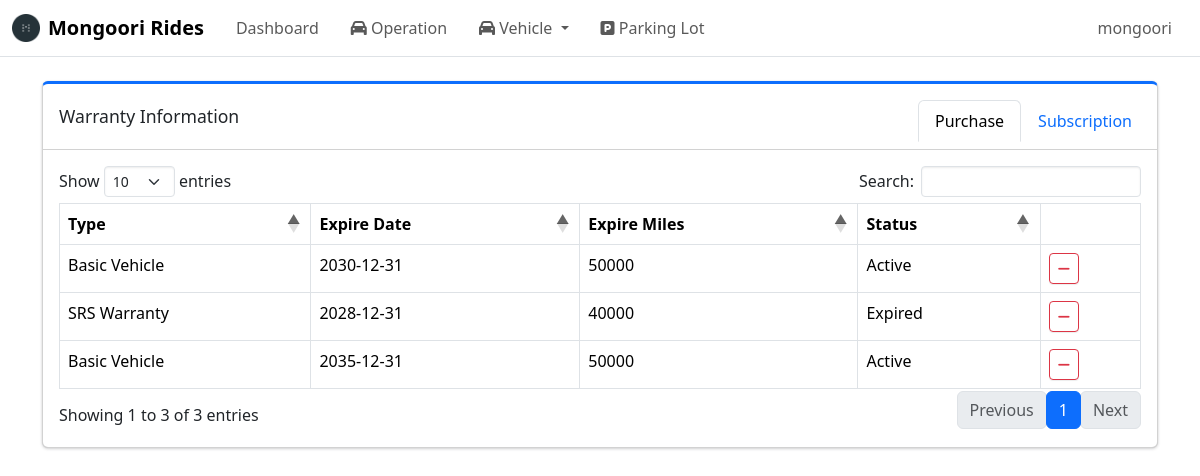
Screenshot of /admin/warranties/purchase (signed in) with the database file from the repository.
### tables this page shows
CREATE TABLE warranty_purchase (
    vehicle_warranty_id INTEGER PRIMARY KEY,
    expire_date DATE,
    expire_miles INTEGER,
    FOREIGN KEY(vehicle_warranty_id) 
        REFERENCES vehicle_warranty(vehicle_warranty_id) ON DELETE CASCADE
);

CREATE TABLE warranty_type (
    warranty_type_id INTEGER PRIMARY KEY AUTOINCREMENT,
    type_name TEXT NOT NULL UNIQUE,
    display_name TEXT NOT NULL,
    category TEXT NOT NULL CHECK(category IN ('purchase', 'subscription')),
    sort_order INTEGER NOT NULL DEFAULT 100,
    is_active INTEGER NOT NULL DEFAULT 1
);

### routes/admin/warranty_pages.py (the view)
@warranty_pages_bp.route("/purchase", methods=["GET"])
def purchase_warranty_list_page():
    if not session.get("admin_logged_in"):
        return redirect(url_for("auth.admin_login"))
    vehicle_id = request.args.get("vehicle_id")
    conn = get_conn()
    cur = conn.cursor()
    cur.execute("""
        SELECT
            v.vehicle_id,
            v.vin,
            v.model,
            v.model_year,
            v.mileage,
            v.plate_number,
            vw.vehicle_warranty_id,
            wt.display_name AS warranty_type,
            wt.category,
            wp.expire_date,
            wp.expire_miles
        FROM vehicle v
        JOIN vehicle_warranty vw
            ON v.vehicle_id = vw.vehicle_id
        JOIN warranty_type wt
            ON vw.warranty_type_id = wt.warranty_type_id
        LEFT JOIN warranty_purchase wp
            ON vw.vehicle_warranty_id = wp.vehicle_warranty_id
        WHERE wt.category = 'purchase'
                AND (? IS NULL OR v.vehicle_id = ?)
        ORDER BY v.vin ASC, wt.sort_order ASC
    """, (vehicle_id, vehicle_id))
    rows = cur.fetchall()
    warranties = []
    for row in rows:
        row["status"] = get_warranty_status(
            row.get("expire_date"), row.get("expire_miles"), row.get("mileage")
        )
        warranties.append(row)
    return render_template("warranty_info_purchase.html", warranties=warranties, purchase_types = get_purchase_warranty_types(), active_tab="purchase")

### db.py (called while the page is built)
def make_dict(cursor, row):
    return {col[0]: row[idx] for idx, col in enumerate(cursor.description)}

def get_conn():
    if "db" not in g:
        conn = sqlite3.connect(DB_PATH, check_same_thread=False)
        conn.row_factory = make_dict
        conn.execute("PRAGMA foreign_keys = ON;")
        g.db = conn
    return g.db

def close_conn(e=None):
    db = g.pop("db", None)
    if db is not None:
        db.close()

### utils/time_utils.py (called while the page is built)
def get_pacific_today():
    return datetime.now(ZoneInfo("America/Los_Angeles")).date()

### utils/warranty_utils.py (called while the page is built)
def get_purchase_warranty_types():
    conn = get_conn()
    cur = conn.cursor()
    cur.execute("""
        SELECT warranty_type_id, type_name, display_name
        FROM warranty_type
        WHERE category = 'purchase' AND is_active = 1
        ORDER BY sort_order
    """)
    rows = cur.fetchall()
    return rows

### templates/warranty_info_purchase.html (shortened to what this page needs)
{% extends "base.html" %}
{% block content %}
<div class="col-12">
    <div class="card card-primary card-outline mb-4">
        <div class="card-header d-flex justify-content-between align-items-center">
            <h3 class="card-title mb-0">Warranty Information</h3>
            <ul class="nav nav-tabs card-header-tabs ms-auto">
                <li class="nav-item">
                    <a class="nav-link {% if active_tab == 'purchase' %}active{% endif %}"
                        href="{{ url_for(
                            'warranty_pages.purchase_warranty_list_page',
                            vehicle_id=request.args.get('vehicle_id')) }}">
                        Purchase
                    </a>
                </li>
                <li class="nav-item">
                    <a class="nav-link {% if active_tab == 'subscription' %}active{% endif %}"
                        href="{{ url_for(
                                'warranty_pages.subscription_warranty_list_page',
                                vehicle_id=request.args.get('vehicle_id')
                        ) }}">
                        Subscription
                    </a>
                </li>
            </ul>
        </div>
        <div class="card-body">
            <table id = "warrantyTable" class="table table-bordered table-hover">
                <thead>
                    <tr>
                        <th>Type</th>
                        <th>Expire Date</th>
                        <th>Expire Miles</th>
                        <th>Status</th>
                        <th>Action</th>
                    </tr>
                </thead>
                <tbody>
                    {% for w in warranties %}
                    <tr data-vehicle-id="{{w.vehicle_id}}" data-warranty-id="{{w.vehicle_warranty_id}}">
                        <td class = "warranty_type">{{w.warranty_type}}</td>
                        <td class = "expire_date">{{w.expire_date or '-'}}</td>
                        <td class = "expire_miles">{{w.expire_miles or '-'}}</td>
                        <td class = "status">{{w.status}}</td>
                        <td>
                            <button class="btn btn-sm btn-outline-danger delete-warranty-btn">
                                <i class="fa fa-minus"></i>
                            </button>
                        </td>
                    </tr>
                    {% endfor %}
                </tbody>
            </table>
        </div>
    </div>
</div>
{% endblock %}

### templates/base.html (shortened to what this page needs)
<!doctype html>
<html lang="en">
    <head>
        <link href="https://cdn.jsdelivr.net/npm/bootstrap@5.3.8/dist/css/bootstrap.min.css"
            rel="stylesheet"
>
        <link rel="stylesheet"
            href="{{ url_for('static', filename='adminlte/css/adminlte.min.css') }}">
        <link rel="stylesheet"
            href="https://cdnjs.cloudflare.com/ajax/libs/font-awesome/6.5.1/css/all.min.css"
 />
        <link rel="stylesheet" href="https://cdn.datatables.net/1.13.6/css/dataTables.bootstrap5.min.css">
        <link rel="stylesheet" href="https://cdn.datatables.net/rowgroup/1.3.1/css/rowGroup.bootstrap5.min.css">
        <link rel="stylesheet" href="{{ url_for('static', filename='style.css') }}">
    </head>
    <body class="hold-transition sidebar-mini layout-fixed">
        <nav class="app-header navbar navbar-expand bg-body">
            <div class="container-fluid">
                <a href="/admin/dashboard" class="navbar-brand d-flex align-items-center">
                    <img src="{{ url_for('static', filename='images/Mongoori_Logo.png') }}"
                        alt="Mongoori Rides"
                        style="height: 28px; margin-right: 8px;">
                    <span class="fw-semibold">Mongoori Rides</span>
                </a>
                <ul class="navbar-nav">
                    <li class="nav-item">
                        <a href="/admin/dashboard" class="nav-link">Dashboard</a>
                    </li>
                    <li class="nav-item">
                        <a href="{{ url_for('vehicle_operation_pages.vehicle_list_page') }}" class="nav-link">
                            <i class="fa-solid fa-car"></i> Operation
                        </a>
                    </li>
                    <li class="nav-item dropdown">
                        <a class="nav-link dropdown-toggle" href="#" data-bs-toggle="dropdown">
                            <i class="fa-solid fa-car"></i> Vehicle
                        </a>
                    </li>
                    <li class="nav-item">
                        <a href="{{ url_for('parking_lot_pages.parking_lot_list_page') }}" class="nav-link">
                            <i class="fa fa-parking"></i> Parking Lot
                        </a>
                    </li>
                </ul>
                <ul class="navbar-nav ms-auto">
                    <li class="nav-item dropdown user-menu">
                        <a href="#" class="nav-link dropdown-toggle" data-bs-toggle="dropdown">
                            <span>{{ session.get("admin_username", "Admin") }}</span>
                        </a>
                    </li>
                </ul>
            </div>
        </nav>
        <main class="container mt-4">
            {% block content %}{% endblock %}
        </main>
        {% include "toast_success.html" %}
    </body>
</html>

### templates/toast_success.html (shortened to what this page needs)
<div class="position-fixed top-0 end-0 p-3" style="z-index: 9999">
</div>

### rows the page displays
warranty_purchase: warranty_type "Basic Vehicle", expire_date "2030-12-31", expire_miles "50000", status "Active"
warranty_purchase: warranty_type "SRS Warranty", expire_date "2028-12-31", expire_miles "40000", status "Expired"
warranty_purchase: warranty_type "Basic Vehicle", expire_date "2035-12-31", expire_miles "50000", status "Active"

### other values shown
{{ session.get("admin_username", "Admin") }} "mongoori"
